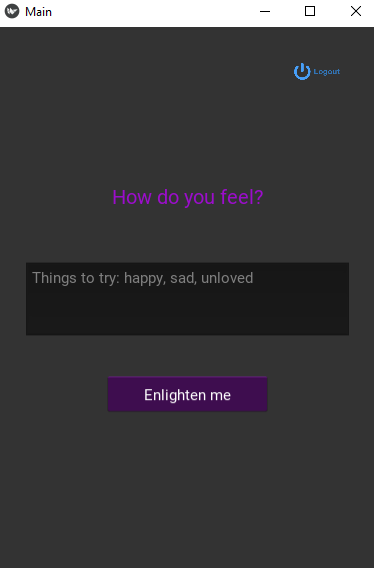
#> input picture video_processing/feeling.png, 374 x 568 px
$ python script.py
#> lines starting #> are read from the running program, lines starting #| are printed output that depends on the picture
import cv2

img=cv2.imread("feeling.png", 0)
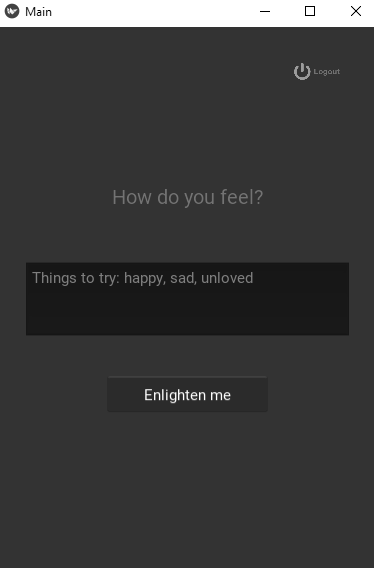
#> img: shape (568, 374); min 0, max 255, mean 58

resim=cv2.resize(img,(int(img.shape[1]*2),int(img.shape[0]*2)))
cv2.imwrite("feeling_resize.png", resim)
cv2.imshow("galaxy", resim)
cv2.waitKey(0)
cv2.destroyAllWindows()

$ run again, with video_processing/Moon sinking, sun rising.jpg saved as video_processing/feeling.png
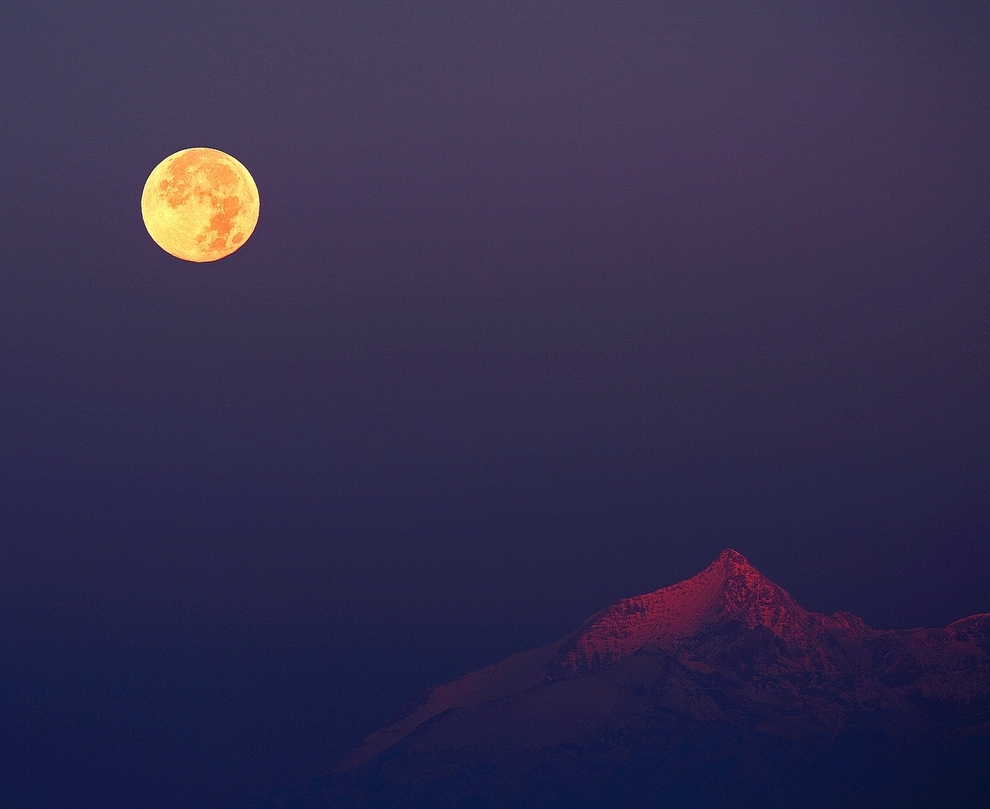
#> input picture video_processing/Moon sinking, sun rising.jpg, 990 x 809 px
#> `img=cv2.imread("feeling.png", 0)`:
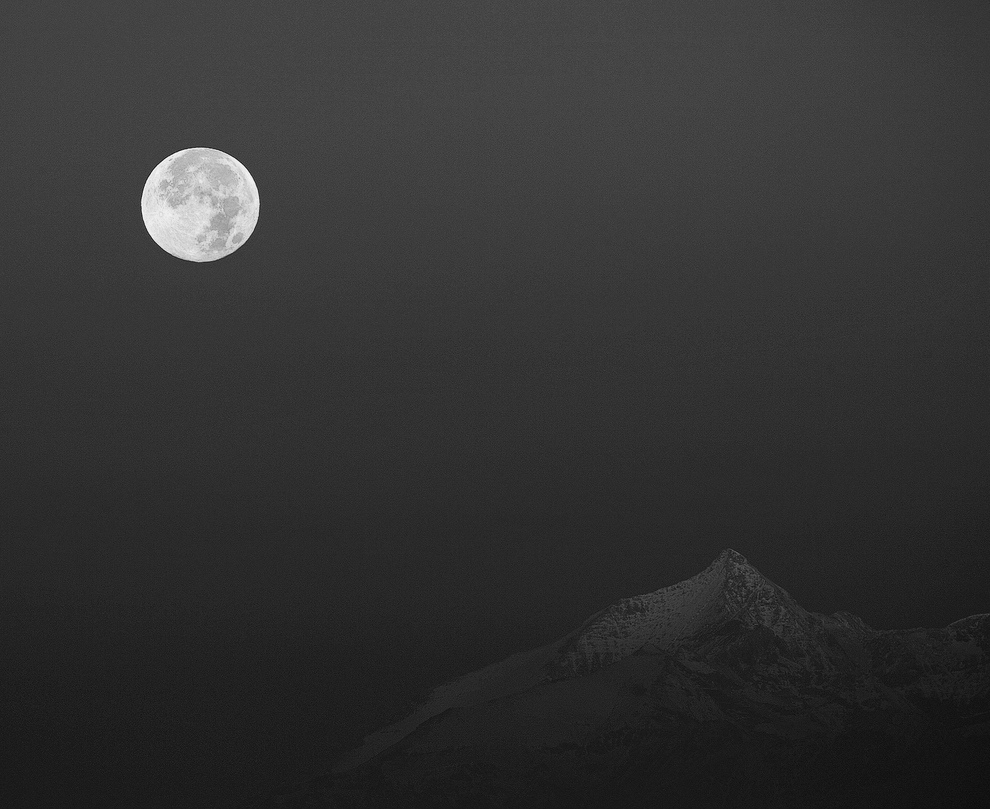
#> img: shape (809, 990); min 11, max 249, mean 50.5
